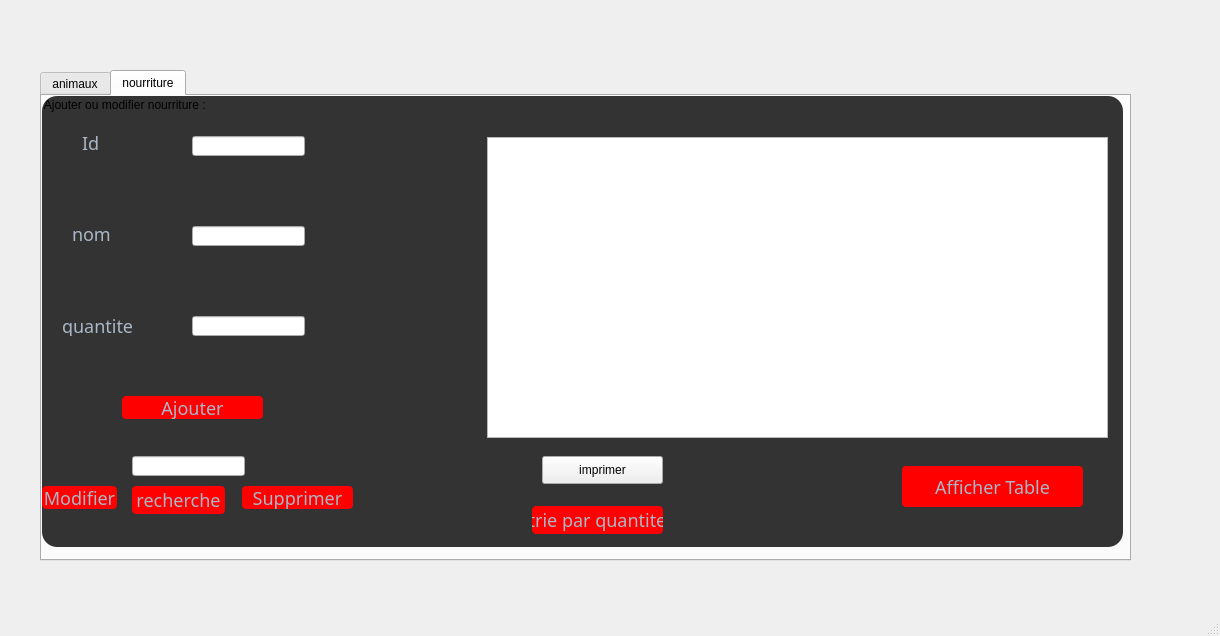
<?xml version="1.0" encoding="UTF-8"?>
<ui version="4.0">
 <class>MainWindow</class>
 <widget class="QMainWindow" name="MainWindow">
  <property name="geometry">
   <rect>
    <x>0</x>
    <y>0</y>
    <width>1220</width>
    <height>636</height>
   </rect>
  </property>
  <property name="windowTitle">
   <string>MainWindow</string>
  </property>
  <property name="layoutDirection">
   <enum>Qt::LeftToRight</enum>
  </property>
  <property name="styleSheet">
   <string notr="true">#MainWindow{
	font: 8pt &quot;Aldhabi&quot;;
background #333;


}</string>
  </property>
  <widget class="QWidget" name="centralwidget">
   <widget class="QTabWidget" name="tabWidget">
    <property name="geometry">
     <rect>
      <x>40</x>
      <y>70</y>
      <width>1091</width>
      <height>491</height>
     </rect>
    </property>
    <property name="styleSheet">
     <string notr="true">#recoltes{
background-color: #333;
border-radius:15px;

}</string>
    </property>
    <property name="currentIndex">
     <number>1</number>
    </property>
    <widget class="QWidget" name="animaux">
     <attribute name="title">
      <string>animaux</string>
     </attribute>
     <widget class="QGroupBox" name="groupBox">
      <property name="geometry">
       <rect>
        <x>0</x>
        <y>0</y>
        <width>1221</width>
        <height>451</height>
       </rect>
      </property>
      <property name="styleSheet">
       <string notr="true">#groupBox{
background-color: #333;
border-radius:15px;

}</string>
      </property>
      <property name="title">
       <string>Ajouter ou modifier animaux : </string>
      </property>
      <widget class="QLineEdit" name="prix">
       <property name="geometry">
        <rect>
         <x>110</x>
         <y>180</y>
         <width>113</width>
         <height>20</height>
        </rect>
       </property>
      </widget>
      <widget class="QLabel" name="label_3">
       <property name="geometry">
        <rect>
         <x>10</x>
         <y>240</y>
         <width>61</width>
         <height>20</height>
        </rect>
       </property>
       <property name="styleSheet">
        <string notr="true">#label_3{
font-family: century gothic;
font-size: 18px;
color: #a9b7c6;
}</string>
       </property>
       <property name="text">
        <string>Prix</string>
       </property>
      </widget>
      <widget class="QLineEdit" name="nom">
       <property name="geometry">
        <rect>
         <x>110</x>
         <y>140</y>
         <width>113</width>
         <height>20</height>
        </rect>
       </property>
       <property name="styleSheet">
        <string notr="true">#culture{
font-family: century gothic;
font-size: 18px;
color: #a9b7c6;
}</string>
       </property>
      </widget>
      <widget class="QPushButton" name="valider">
       <property name="geometry">
        <rect>
         <x>44</x>
         <y>290</y>
         <width>191</width>
         <height>23</height>
        </rect>
       </property>
       <property name="styleSheet">
        <string notr="true">#valider{

background-color: red;
border-radius: 4px;
	border-color: rgb(58, 58, 58);
	border-style: inset;
font-family: century gothic;
font-size: 18px;
color: #a9b7c6;
}
#valider:hover{
border-style: solid;
	border-top-color: transparent;
	border-right-color: transparent;
	border-left-color: transparent;
	border-bottom-color: #e67e22;
	border-bottom-width: 1px;
	border-bottom-radius: 6px;
	border-style: solid;
	color: #FFFFFF;
	padding-bottom: 2px;
	background-color: green;
}</string>
       </property>
       <property name="text">
        <string>Ajouter</string>
       </property>
      </widget>
      <widget class="QPushButton" name="ModifierF">
       <property name="geometry">
        <rect>
         <x>0</x>
         <y>370</y>
         <width>75</width>
         <height>23</height>
        </rect>
       </property>
       <property name="styleSheet">
        <string notr="true">#ModifierF{

background-color: red;
border-radius: 4px;
	border-color: rgb(58, 58, 58);
	border-style: inset;
font-family: century gothic;
font-size: 18px;
color: #a9b7c6;
}
#ModifierF:hover{
border-style: solid;
	border-top-color: transparent;
	border-right-color: transparent;
	border-left-color: transparent;
	border-bottom-color: #e67e22;
	border-bottom-width: 1px;
	border-bottom-radius: 6px;
	border-style: solid;
	color: #FFFFFF;
	padding-bottom: 2px;
	background-color: green;
}</string>
       </property>
       <property name="text">
        <string>Modifer</string>
       </property>
      </widget>
      <widget class="QPushButton" name="SupprimerF">
       <property name="geometry">
        <rect>
         <x>200</x>
         <y>370</y>
         <width>91</width>
         <height>23</height>
        </rect>
       </property>
       <property name="styleSheet">
        <string notr="true">#SupprimerF{

background-color: red;
border-radius: 4px;
	border-color: rgb(58, 58, 58);
	border-style: inset;
font-family: century gothic;
font-size: 18px;
color: #a9b7c6;
}
#SupprimerF:hover{
border-style: solid;
	border-top-color: transparent;
	border-right-color: transparent;
	border-left-color: transparent;
	border-bottom-color: #e67e22;
	border-bottom-width: 1px;
	border-bottom-radius: 6px;
	border-style: solid;
	color: #FFFFFF;
	padding-bottom: 2px;
	background-color: green;
}</string>
       </property>
       <property name="text">
        <string>Supprimer</string>
       </property>
      </widget>
      <widget class="QLineEdit" name="idS">
       <property name="geometry">
        <rect>
         <x>90</x>
         <y>330</y>
         <width>113</width>
         <height>20</height>
        </rect>
       </property>
      </widget>
      <widget class="QLineEdit" name="idp">
       <property name="geometry">
        <rect>
         <x>110</x>
         <y>90</y>
         <width>113</width>
         <height>20</height>
        </rect>
       </property>
       <property name="styleSheet">
        <string notr="true">#idp{
font-family: century gothic;
font-size: 18px;
color: #a9b7c6;
}</string>
       </property>
      </widget>
      <widget class="QLabel" name="label">
       <property name="geometry">
        <rect>
         <x>14</x>
         <y>90</y>
         <width>61</width>
         <height>20</height>
        </rect>
       </property>
       <property name="styleSheet">
        <string notr="true">#label{
font-family: century gothic;
font-size: 18px;
color: #a9b7c6;
}</string>
       </property>
       <property name="text">
        <string>ID</string>
       </property>
      </widget>
      <widget class="QLabel" name="label_6">
       <property name="geometry">
        <rect>
         <x>0</x>
         <y>130</y>
         <width>71</width>
         <height>20</height>
        </rect>
       </property>
       <property name="styleSheet">
        <string notr="true">#label_6{
font-family: century gothic;
font-size: 18px;
color: #a9b7c6;
}</string>
       </property>
       <property name="text">
        <string>nom</string>
       </property>
      </widget>
      <widget class="QLabel" name="label_5">
       <property name="geometry">
        <rect>
         <x>0</x>
         <y>180</y>
         <width>71</width>
         <height>20</height>
        </rect>
       </property>
       <property name="styleSheet">
        <string notr="true">#label_5{
font-family: century gothic;
font-size: 18px;
color: #a9b7c6;
}</string>
       </property>
       <property name="text">
        <string>masse</string>
       </property>
      </widget>
      <widget class="QPushButton" name="pushButton_4">
       <property name="geometry">
        <rect>
         <x>90</x>
         <y>370</y>
         <width>93</width>
         <height>28</height>
        </rect>
       </property>
       <property name="styleSheet">
        <string notr="true">#pushButton_4{

background-color: red;
border-radius: 4px;
	border-color: rgb(58, 58, 58);
	border-style: inset;
font-family: century gothic;
font-size: 18px;
color: #a9b7c6;
}
#AfficherF:hover{
border-style: solid;
	border-top-color: transparent;
	border-right-color: transparent;
	border-left-color: transparent;
	border-bottom-color: #e67e22;
	border-bottom-width: 1px;
	border-bottom-radius: 6px;
	border-style: solid;
	color: #FFFFFF;
	padding-bottom: 2px;
	background-color: green;
}</string>
       </property>
       <property name="text">
        <string>recherche</string>
       </property>
      </widget>
      <widget class="QLineEdit" name="masse">
       <property name="geometry">
        <rect>
         <x>110</x>
         <y>240</y>
         <width>113</width>
         <height>20</height>
        </rect>
       </property>
      </widget>
      <widget class="QPushButton" name="pa1">
       <property name="geometry">
        <rect>
         <x>530</x>
         <y>340</y>
         <width>121</width>
         <height>28</height>
        </rect>
       </property>
       <property name="styleSheet">
        <string notr="true">#pushButton{

background-color: red;
border-radius: 4px;
	border-color: rgb(58, 58, 58);
	border-style: inset;
font-family: century gothic;
font-size: 18px;
color: #a9b7c6;
}
#AfficherF:hover{
border-style: solid;
	border-top-color: transparent;
	border-right-color: transparent;
	border-left-color: transparent;
	border-bottom-color: #e67e22;
	border-bottom-width: 1px;
	border-bottom-radius: 6px;
	border-style: solid;
	color: #FFFFFF;
	padding-bottom: 2px;
	background-color: green;
}</string>
       </property>
       <property name="text">
        <string>imprimer</string>
       </property>
      </widget>
     </widget>
     <widget class="QPushButton" name="AfficherF">
      <property name="geometry">
       <rect>
        <x>870</x>
        <y>370</y>
        <width>171</width>
        <height>61</height>
       </rect>
      </property>
      <property name="styleSheet">
       <string notr="true">#AfficherF{

background-color: red;
border-radius: 4px;
	border-color: rgb(58, 58, 58);
	border-style: inset;
font-family: century gothic;
font-size: 18px;
color: #a9b7c6;
}
#AfficherF:hover{
border-style: solid;
	border-top-color: transparent;
	border-right-color: transparent;
	border-left-color: transparent;
	border-bottom-color: #e67e22;
	border-bottom-width: 1px;
	border-bottom-radius: 6px;
	border-style: solid;
	color: #FFFFFF;
	padding-bottom: 2px;
	background-color: green;
}</string>
      </property>
      <property name="text">
       <string>Afficher Tables</string>
      </property>
     </widget>
     <widget class="QTableView" name="tabF">
      <property name="geometry">
       <rect>
        <x>425</x>
        <y>50</y>
        <width>631</width>
        <height>281</height>
       </rect>
      </property>
     </widget>
     <widget class="QPushButton" name="pushButton">
      <property name="geometry">
       <rect>
        <x>532</x>
        <y>380</y>
        <width>121</width>
        <height>28</height>
       </rect>
      </property>
      <property name="styleSheet">
       <string notr="true">#pushButton{

background-color: red;
border-radius: 4px;
	border-color: rgb(58, 58, 58);
	border-style: inset;
font-family: century gothic;
font-size: 18px;
color: #a9b7c6;
}
#AfficherF:hover{
border-style: solid;
	border-top-color: transparent;
	border-right-color: transparent;
	border-left-color: transparent;
	border-bottom-color: #e67e22;
	border-bottom-width: 1px;
	border-bottom-radius: 6px;
	border-style: solid;
	color: #FFFFFF;
	padding-bottom: 2px;
	background-color: green;
}</string>
      </property>
      <property name="text">
       <string>trie par prix</string>
      </property>
     </widget>
     <widget class="QPushButton" name="pushButton_3">
      <property name="geometry">
       <rect>
        <x>532</x>
        <y>420</y>
        <width>121</width>
        <height>28</height>
       </rect>
      </property>
      <property name="styleSheet">
       <string notr="true">#pushButton_3{

background-color: red;
border-radius: 4px;
	border-color: rgb(58, 58, 58);
	border-style: inset;
font-family: century gothic;
font-size: 18px;
color: #a9b7c6;
}
#AfficherF:hover{
border-style: solid;
	border-top-color: transparent;
	border-right-color: transparent;
	border-left-color: transparent;
	border-bottom-color: #e67e22;
	border-bottom-width: 1px;
	border-bottom-radius: 6px;
	border-style: solid;
	color: #FFFFFF;
	padding-bottom: 2px;
	background-color: green;
}</string>
      </property>
      <property name="text">
       <string>trie par masse</string>
      </property>
     </widget>
    </widget>
    <widget class="QWidget" name="nourriture">
     <property name="styleSheet">
      <string notr="true">#plantes{
background-color: #333;
border-radius:15px;

}</string>
     </property>
     <attribute name="title">
      <string>nourriture</string>
     </attribute>
     <widget class="QGroupBox" name="groupBox_2">
      <property name="geometry">
       <rect>
        <x>0</x>
        <y>0</y>
        <width>1081</width>
        <height>451</height>
       </rect>
      </property>
      <property name="styleSheet">
       <string notr="true">#groupBox_2{
background-color: #333;
border-radius:15px;

}</string>
      </property>
      <property name="title">
       <string>Ajouter ou modifier nourriture : </string>
      </property>
      <widget class="QPushButton" name="validerC">
       <property name="geometry">
        <rect>
         <x>80</x>
         <y>300</y>
         <width>141</width>
         <height>23</height>
        </rect>
       </property>
       <property name="styleSheet">
        <string notr="true">#validerC{

background-color: red;
border-radius: 4px;
	border-color: rgb(58, 58, 58);
	border-style: inset;
font-family: century gothic;
font-size: 18px;
color: #a9b7c6;
}
#valider:hover{
border-style: solid;
	border-top-color: transparent;
	border-right-color: transparent;
	border-left-color: transparent;
	border-bottom-color: #e67e22;
	border-bottom-width: 1px;
	border-bottom-radius: 6px;
	border-style: solid;
	color: #FFFFFF;
	padding-bottom: 2px;
	background-color: green;
}</string>
       </property>
       <property name="text">
        <string>Ajouter</string>
       </property>
      </widget>
      <widget class="QPushButton" name="ModifierC">
       <property name="geometry">
        <rect>
         <x>0</x>
         <y>390</y>
         <width>75</width>
         <height>23</height>
        </rect>
       </property>
       <property name="styleSheet">
        <string notr="true">#ModifierC{

background-color: red;
border-radius: 4px;
	border-color: rgb(58, 58, 58);
	border-style: inset;
font-family: century gothic;
font-size: 18px;
color: #a9b7c6;
}
#valider:hover{
border-style: solid;
	border-top-color: transparent;
	border-right-color: transparent;
	border-left-color: transparent;
	border-bottom-color: #e67e22;
	border-bottom-width: 1px;
	border-bottom-radius: 6px;
	border-style: solid;
	color: #FFFFFF;
	padding-bottom: 2px;
	background-color: green;
}</string>
       </property>
       <property name="text">
        <string>Modifier</string>
       </property>
      </widget>
      <widget class="QLineEdit" name="idSC">
       <property name="geometry">
        <rect>
         <x>90</x>
         <y>360</y>
         <width>113</width>
         <height>20</height>
        </rect>
       </property>
      </widget>
      <widget class="QPushButton" name="SupprimerC">
       <property name="geometry">
        <rect>
         <x>200</x>
         <y>390</y>
         <width>111</width>
         <height>23</height>
        </rect>
       </property>
       <property name="styleSheet">
        <string notr="true">#SupprimerC{

background-color: red;
border-radius: 4px;
	border-color: rgb(58, 58, 58);
	border-style: inset;
font-family: century gothic;
font-size: 18px;
color: #a9b7c6;
}
#valider:hover{
border-style: solid;
	border-top-color: transparent;
	border-right-color: transparent;
	border-left-color: transparent;
	border-bottom-color: #e67e22;
	border-bottom-width: 1px;
	border-bottom-radius: 6px;
	border-style: solid;
	color: #FFFFFF;
	padding-bottom: 2px;
	background-color: green;
}</string>
       </property>
       <property name="text">
        <string>Supprimer</string>
       </property>
      </widget>
      <widget class="QLabel" name="Nom3">
       <property name="geometry">
        <rect>
         <x>30</x>
         <y>130</y>
         <width>71</width>
         <height>16</height>
        </rect>
       </property>
       <property name="styleSheet">
        <string notr="true">#Nom3{
font-family: century gothic;
font-size: 18px;
color: #a9b7c6;
}</string>
       </property>
       <property name="text">
        <string>nom</string>
       </property>
      </widget>
      <widget class="QLabel" name="cinnn">
       <property name="geometry">
        <rect>
         <x>40</x>
         <y>40</y>
         <width>47</width>
         <height>14</height>
        </rect>
       </property>
       <property name="styleSheet">
        <string notr="true">#cinnn{
font-family: century gothic;
font-size: 18px;
color: #a9b7c6;
}</string>
       </property>
       <property name="text">
        <string>Id</string>
       </property>
      </widget>
      <widget class="QLineEdit" name="nomC">
       <property name="geometry">
        <rect>
         <x>150</x>
         <y>130</y>
         <width>113</width>
         <height>20</height>
        </rect>
       </property>
      </widget>
      <widget class="QLineEdit" name="idpC">
       <property name="geometry">
        <rect>
         <x>150</x>
         <y>40</y>
         <width>113</width>
         <height>20</height>
        </rect>
       </property>
      </widget>
      <widget class="QLabel" name="Prenom_2">
       <property name="geometry">
        <rect>
         <x>0</x>
         <y>140</y>
         <width>131</width>
         <height>16</height>
        </rect>
       </property>
       <property name="styleSheet">
        <string notr="true">#Prenom_2{
font-family: century gothic;
font-size: 18px;
color: #a9b7c6;
}</string>
       </property>
       <property name="text">
        <string/>
       </property>
      </widget>
      <widget class="QPushButton" name="pushButton_5">
       <property name="geometry">
        <rect>
         <x>90</x>
         <y>390</y>
         <width>93</width>
         <height>28</height>
        </rect>
       </property>
       <property name="styleSheet">
        <string notr="true">#pushButton_5{

background-color: red;
border-radius: 4px;
	border-color: rgb(58, 58, 58);
	border-style: inset;
font-family: century gothic;
font-size: 18px;
color: #a9b7c6;
}
#AfficherF:hover{
border-style: solid;
	border-top-color: transparent;
	border-right-color: transparent;
	border-left-color: transparent;
	border-bottom-color: #e67e22;
	border-bottom-width: 1px;
	border-bottom-radius: 6px;
	border-style: solid;
	color: #FFFFFF;
	padding-bottom: 2px;
	background-color: green;
}</string>
       </property>
       <property name="text">
        <string>recherche</string>
       </property>
      </widget>
      <widget class="QLabel" name="label_7">
       <property name="geometry">
        <rect>
         <x>20</x>
         <y>220</y>
         <width>81</width>
         <height>20</height>
        </rect>
       </property>
       <property name="styleSheet">
        <string notr="true">#label_7{
font-family: century gothic;
font-size: 18px;
color: #a9b7c6;
}</string>
       </property>
       <property name="text">
        <string>quantite</string>
       </property>
      </widget>
      <widget class="QLineEdit" name="quantiteC">
       <property name="geometry">
        <rect>
         <x>150</x>
         <y>220</y>
         <width>113</width>
         <height>20</height>
        </rect>
       </property>
      </widget>
      <widget class="QPushButton" name="pa">
       <property name="geometry">
        <rect>
         <x>500</x>
         <y>360</y>
         <width>121</width>
         <height>28</height>
        </rect>
       </property>
       <property name="styleSheet">
        <string notr="true">#pushButton{

background-color: red;
border-radius: 4px;
	border-color: rgb(58, 58, 58);
	border-style: inset;
font-family: century gothic;
font-size: 18px;
color: #a9b7c6;
}
#AfficherF:hover{
border-style: solid;
	border-top-color: transparent;
	border-right-color: transparent;
	border-left-color: transparent;
	border-bottom-color: #e67e22;
	border-bottom-width: 1px;
	border-bottom-radius: 6px;
	border-style: solid;
	color: #FFFFFF;
	padding-bottom: 2px;
	background-color: green;
}</string>
       </property>
       <property name="text">
        <string>imprimer</string>
       </property>
      </widget>
      <widget class="QPushButton" name="pushButton_2">
       <property name="geometry">
        <rect>
         <x>490</x>
         <y>410</y>
         <width>131</width>
         <height>28</height>
        </rect>
       </property>
       <property name="styleSheet">
        <string notr="true">#pushButton_2{

background-color: red;
border-radius: 4px;
	border-color: rgb(58, 58, 58);
	border-style: inset;
font-family: century gothic;
font-size: 18px;
color: #a9b7c6;
}
#AfficherF:hover{
border-style: solid;
	border-top-color: transparent;
	border-right-color: transparent;
	border-left-color: transparent;
	border-bottom-color: #e67e22;
	border-bottom-width: 1px;
	border-bottom-radius: 6px;
	border-style: solid;
	color: #FFFFFF;
	padding-bottom: 2px;
	background-color: green;
}</string>
       </property>
       <property name="text">
        <string>trie par quantite</string>
       </property>
      </widget>
     </widget>
     <widget class="QTableView" name="tabC">
      <property name="geometry">
       <rect>
        <x>445</x>
        <y>41</y>
        <width>621</width>
        <height>301</height>
       </rect>
      </property>
     </widget>
     <widget class="QPushButton" name="AfficherC">
      <property name="geometry">
       <rect>
        <x>860</x>
        <y>370</y>
        <width>181</width>
        <height>41</height>
       </rect>
      </property>
      <property name="styleSheet">
       <string notr="true">#AfficherC{

background-color: red;
border-radius: 4px;
	border-color: rgb(58, 58, 58);
	border-style: inset;
font-family: century gothic;
font-size: 18px;
color: #a9b7c6;
}
#valider:hover{
border-style: solid;
	border-top-color: transparent;
	border-right-color: transparent;
	border-left-color: transparent;
	border-bottom-color: #e67e22;
	border-bottom-width: 1px;
	border-bottom-radius: 6px;
	border-style: solid;
	color: #FFFFFF;
	padding-bottom: 2px;
	background-color: green;
}</string>
      </property>
      <property name="text">
       <string>Afficher Table</string>
      </property>
     </widget>
    </widget>
   </widget>
  </widget>
  <widget class="QStatusBar" name="statusbar"/>
 </widget>
 <resources/>
 <connections/>
</ui>
